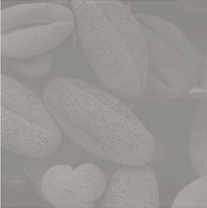
%> input picture Image Proccess/char_2_空域图像增强/pics/huafen.bmp, 207 x 208 px
$ octave fen_duan_xian_xing.m   (GNU Octave 9; MATLAB toolbox functions it lacks are replaced by stand-ins)
%> lines starting %> are read from the running program, lines starting %| are printed output that depends on the picture
im = imread('./pics/huafen.bmp');
%> im is the input picture: size 208x207x3 uint8; mean R, G, B 151.8, 149.4, 145.2
im = im(:,:,1);
%> im: size 208x207 uint8
subplot(2,2,1);
imshow(im);
subplot(2,2,2);
imhist(im);
rmin = min(min(im));
%> rmin = 125
rmax = max(max(im));
%> rmax = 200
k = 255/(rmax - rmin);
%> k = 3
im = k.*(im - rmin);
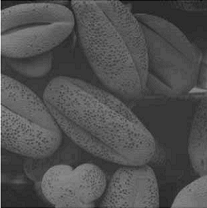
%> im: size 208x207 uint8; min 0, max 225, mean 80.3
subplot(2,2,3);
imshow(im);
subplot(2,2,4);
imhist(im);
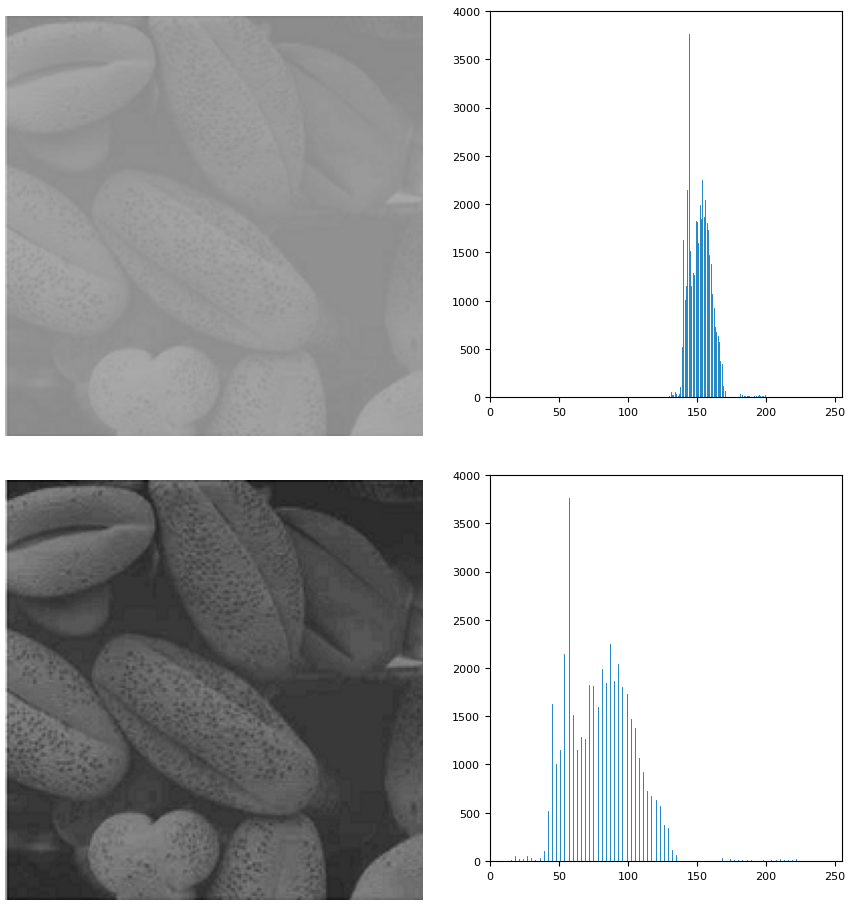
%> figure redrawn from the program's plot data, 4 panels
